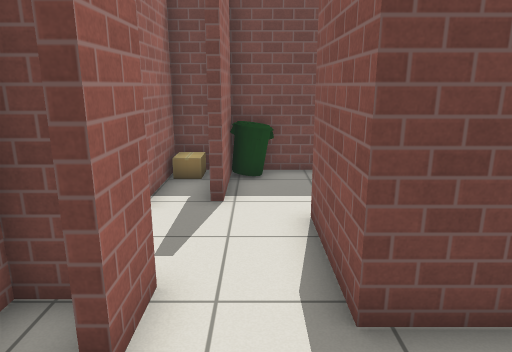
View 1 (above)

17 first-person views from a walk through a world built for the Gazebo simulator. The camera is 1.3 m above the floor, tilts 14° down and sees 70° across. Floor lines are 1 m apart. The floor is counted in squares, 0.5 m on a side. Each view is taken from the middle of a square. On the plan, view 1 faces up. The plan holds only what a view shows up to about 20 squares ahead; the rest is blank. Simple patterns stand in for the simulator's built-in surfaces. Simple shapes stand in for some stock models.

View 2
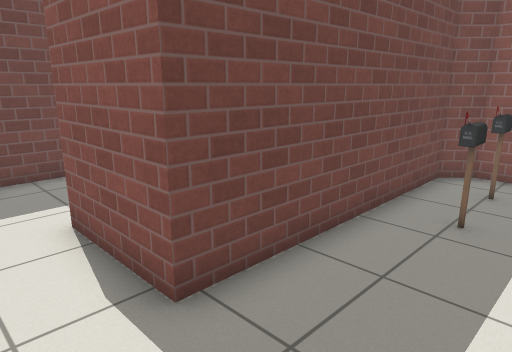

View 3
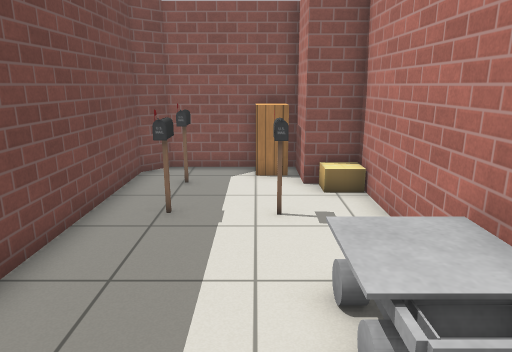

View 4
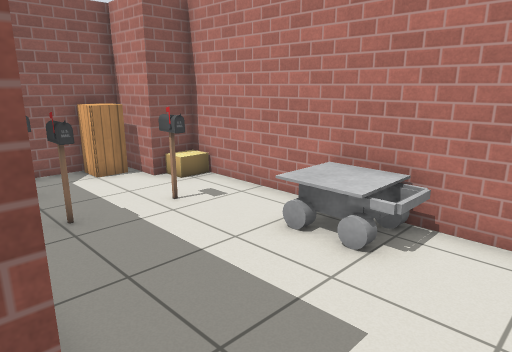

View 5
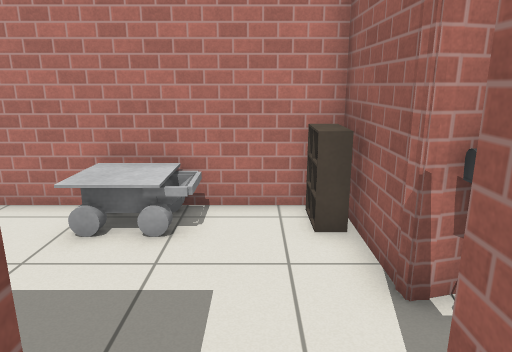

View 6
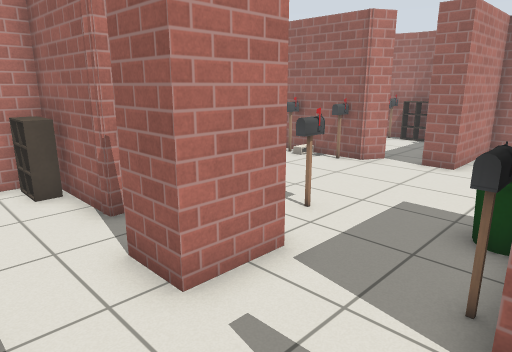

View 7
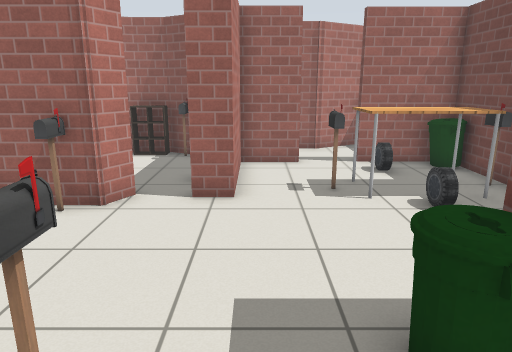

View 8
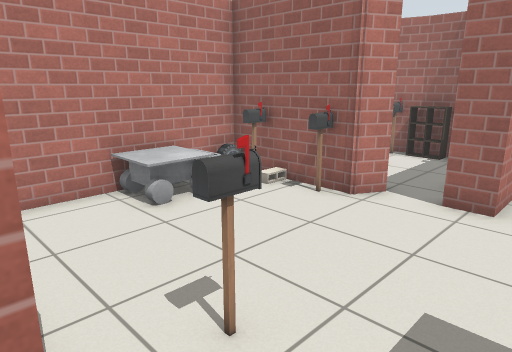

View 9
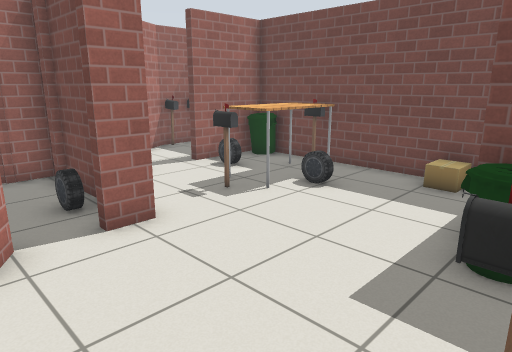

View 10
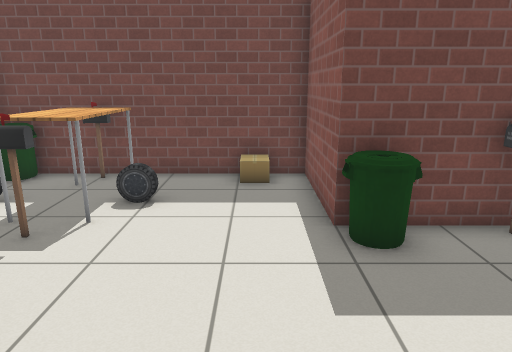

View 11
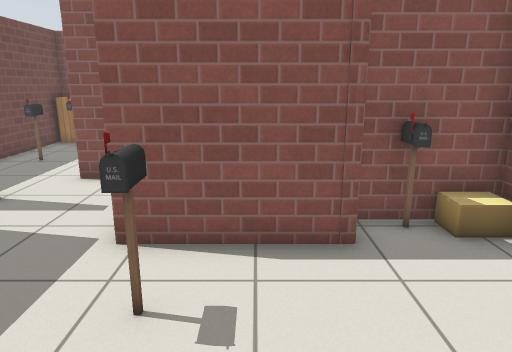

View 12
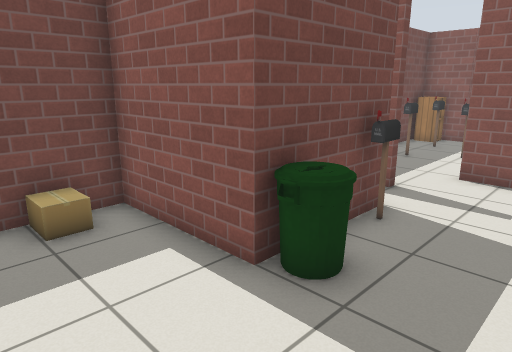

View 13
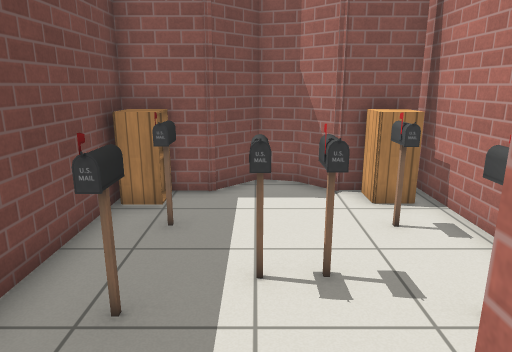

View 14
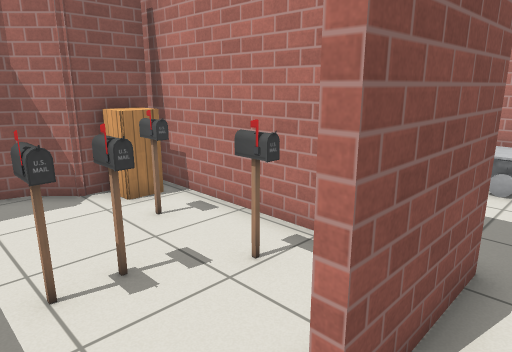

View 15
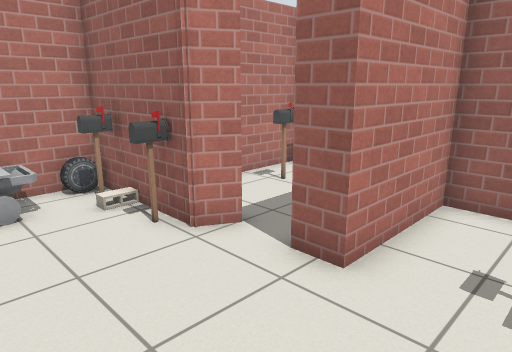

View 16
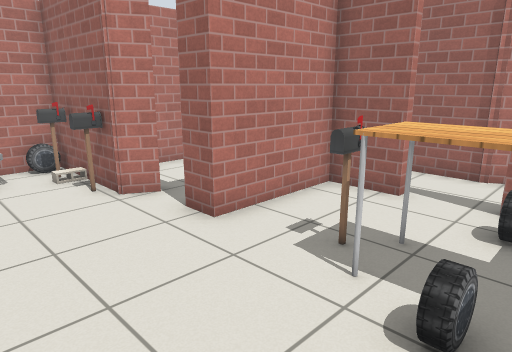

View 17
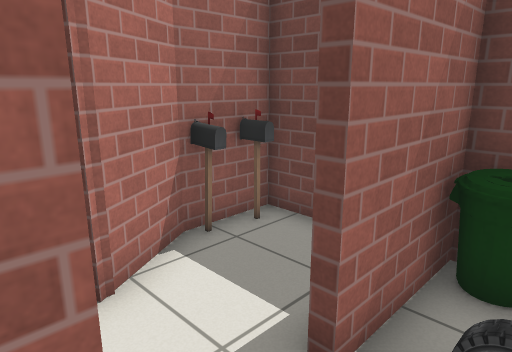

### Floor plan
Ten units are one square. View 1 is at (0, 0); x grows to the right and y downward. Boxes are objects, and circles mark ways between rooms. Rooms are numbered by the first view taken in them; rooms with no view inside come last. Other rooms are left out.
<svg viewBox="-180 -122 292 154">
<path fill="none" stroke="#000" d="M-22 -10 -19 -10 -18 -6M-25 -8 -19 -10 -19 27 85 27 85 12 107 12 107 -27 99 -35 11 -35M-18 12 -11 12 -11 25M-14 -112 -25 -112 -25 -75M15 -112 -7 -112 -7 -80 -11 -80M-33 -44 -13 -44 -13 -27M11 -35 11 -70 15 -70M-107 -16 -107 27 -46 27M-154 -65 -154 -44 -113 -44 -113 -34M-33 -15 -33 -44M-25 -75 -65 -75 -65 -117 -154 -117 -154 -85M-22 27 -22 0M36 -38 96 -38M89 -40 89 -60 98 -69 101 -79 89 -90 89 -112 15 -112M-134 -40 -157 -40M-116 -21 -107 -16M-165 -42 -165 -31 -167 -28M-174 -16 -174 -4M-170 10 -132 10M-165 -16 -165 -5M-174 -10 -166 -10"/>
<rect x="5" y="5" width="30" height="20" fill="#bbb"><title>other object</title></rect>
<rect x="55" y="5" width="10" height="10" fill="#bbb"><title>postbox</title></rect>
<rect x="55" y="-25" width="10" height="10" fill="#bbb"><title>postbox</title></rect>
<rect x="75" y="15" width="10" height="10" fill="#bbb"><title>cardboard box</title></rect>
<rect x="85" y="-25" width="10" height="10" fill="#bbb"><title>postbox</title></rect>
<rect x="95" y="-5" width="10" height="20" fill="#bbb"><title>cabinet</title></rect>
<rect x="-25" y="-115" width="10" height="20" fill="#bbb"><title>cardboard box</title></rect>
<rect x="-5" y="-115" width="10" height="20" fill="#bbb"><title>bin</title></rect>
<rect x="-155" y="-115" width="20" height="10" fill="#bbb"><title>bin</title></rect>
<rect x="-145" y="-95" width="10" height="10" fill="#bbb"><title>car</title></rect>
<rect x="-135" y="-45" width="10" height="10" fill="#bbb"><title>car</title></rect>
<rect x="-135" y="-105" width="30" height="30" fill="#bbb"><title>table</title></rect>
<rect x="-135" y="-115" width="20" height="10" fill="#bbb"><title>postbox</title></rect>
<rect x="-125" y="-75" width="10" height="10" fill="#bbb"><title>postbox</title></rect>
<rect x="-115" y="-95" width="10" height="10" fill="#bbb"><title>car</title></rect>
<rect x="-105" y="15" width="10" height="10" fill="#bbb"><title>car</title></rect>
<rect x="-105" y="5" width="10" height="10" fill="#bbb"><title>postbox</title></rect>
<rect x="-105" y="-5" width="10" height="10" fill="#bbb"><title>cinder block</title></rect>
<rect x="-105" y="-15" width="10" height="10" fill="#bbb"><title>postbox</title></rect>
<rect x="-95" y="5" width="30" height="20" fill="#bbb"><title>other object</title></rect>
<rect x="-85" y="-115" width="10" height="10" fill="#bbb"><title>cardboard box</title></rect>
<rect x="-65" y="-75" width="10" height="10" fill="#bbb"><title>bin</title></rect>
<rect x="-55" y="-35" width="10" height="10" fill="#bbb"><title>postbox</title></rect>
<rect x="-35" y="15" width="10" height="10" fill="#bbb"><title>cardboard box</title></rect>
<rect x="-35" y="5" width="10" height="10" fill="#bbb"><title>postbox</title></rect>
<rect x="-35" y="-15" width="10" height="10" fill="#bbb"><title>postbox</title></rect>
<rect x="-35" y="-75" width="10" height="10" fill="#bbb"><title>postbox</title></rect>
<rect x="35" y="-55" width="10" height="10" fill="#bbb"><title>postbox</title></rect>
<rect x="35" y="-85" width="20" height="10" fill="#bbb"><title>postbox</title></rect>
<rect x="35" y="-105" width="10" height="10" fill="#bbb"><title>postbox</title></rect>
<rect x="45" y="-75" width="10" height="10" fill="#bbb"><title>postbox</title></rect>
<rect x="55" y="-55" width="20" height="10" fill="#bbb"><title>postbox</title></rect>
<rect x="55" y="-105" width="20" height="10" fill="#bbb"><title>postbox</title></rect>
<rect x="75" y="-55" width="10" height="10" fill="#bbb"><title>cabinet</title></rect>
<rect x="75" y="-115" width="10" height="20" fill="#bbb"><title>cabinet</title></rect>
<rect x="-175" y="-5" width="10" height="10" fill="#bbb"><title>postbox</title></rect>
<rect x="-175" y="-25" width="20" height="10" fill="#bbb"><title>postbox</title></rect>
<rect x="-155" y="-5" width="10" height="10" fill="#bbb"><title>postbox</title></rect>
<circle cx="-5" cy="-40" r="3" fill="#2a7"/>
<circle cx="-30" cy="-60" r="3" fill="#2a7"/>
<circle cx="10" cy="-90" r="3" fill="#2a7"/>
<circle cx="-120" cy="-30" r="3" fill="#2a7"/>
<text x="40" y="-10">1</text>
<text x="-10" y="-80">2</text>
<text x="-90" y="-50">3</text>
<text x="50" y="-80">4</text>
<text x="-140" y="-20">5</text>
</svg>
Room 1 opens to room 2. Room 2 opens to room 3. Room 2 opens to room 4. Room 3 opens to room 5.

Where each view was taken, in squares from view 1:
view 1: 0 up, 0 right, facing up
view 2: 0 up, 1 left, facing up-right
view 3: 0 up, 1 left, facing right
view 4: 4 up, 1 left, facing down-right
view 5: 5 up, 0 right, facing down
view 6: 8 up, 1 right, facing down-left
view 7: 5 up, 3 left, facing left
view 8: 6 up, 3 left, facing down-left
view 9: 1 up, 5 left, facing up-left
view 10: 1 up, 8 left, facing up
view 11: 2 up, 9 left, facing right
view 12: 4 up, 10 left, facing up-right
view 13: 8 up, 0 right, facing right
view 14: 9 up, 0 right, facing down-right
view 15: 7 up, 7 left, facing down-left
view 16: 10 up, 7 left, facing down-left
view 17: 6 up, 14 left, facing up-left
